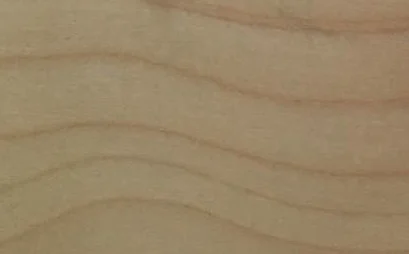
#> input picture Ass2/rough/PanoramaStitching/outputs/wood-texture.webp, 409 x 254 px
$ python test2.py
#> lines starting #> are read from the running program, lines starting #| are printed output that depends on the picture
import cv2
import numpy as np

# Read images : src image will be cloned into dst
im = cv2.imread("wood-texture.webp")
#> im is the input picture: shape (254, 409, 3); mean B, G, R 102.1, 133.3, 153.2
obj= cv2.imread("iloveyouticket.webp")
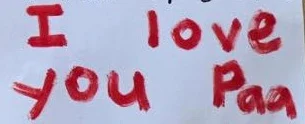
#> input picture Ass2/rough/PanoramaStitching/outputs/iloveyouticket.webp, 305 x 124 px
#> obj is the input picture: shape (124, 305, 3); mean B, G, R 186.3, 162.1, 181.3
cv2.imwrite("wood-texture.jpg",im)
cv2.imwrite("iloveyouticket.jpg",obj)

im = cv2.imread("wood-texture.jpg")
obj= cv2.imread("iloveyouticket.jpg")
cv2.imshow("img",im)
cv2.imshow("obj",obj)
cv2.waitKey(0)
cv2.destroyAllWindows()
# Create an all white mask
mask = 255 * np.ones(obj.shape, obj.dtype)

# The location of the center of the src in the dst
width, height, channels = im.shape
#> width = 254; height = 409; channels = 3
center = (int(height/2), int(width/2))
#> center = (204, 127)

# Seamlessly clone src into dst and put the results in output
normal_clone = cv2.seamlessClone(obj, im, mask, center, cv2.NORMAL_CLONE)
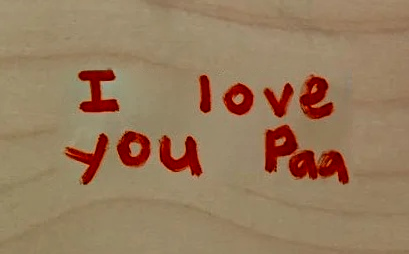
#> normal_clone: shape (254, 409, 3); mean B, G, R 93.6, 122.9, 151.1
mixed_clone = cv2.seamlessClone(obj, im, mask, center, cv2.MIXED_CLONE)

# Write results
cv2.imwrite("opencv-normal-clone-example.jpg", normal_clone)
cv2.imwrite("opencv-mixed-clone-example.jpg", mixed_clone)
